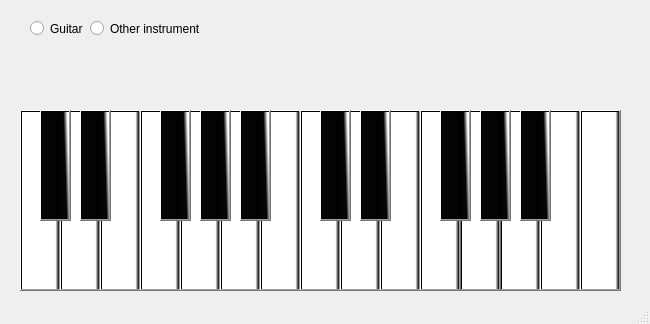
<?xml version="1.0" encoding="UTF-8"?>
<ui version="4.0">
 <class>MainWindow</class>
 <widget class="QMainWindow" name="MainWindow">
  <property name="geometry">
   <rect>
    <x>0</x>
    <y>0</y>
    <width>650</width>
    <height>324</height>
   </rect>
  </property>
  <property name="windowTitle">
   <string>MainWindow</string>
  </property>
  <widget class="QWidget" name="centralwidget">
   <widget class="QPushButton" name="c4">
    <property name="geometry">
     <rect>
      <x>20</x>
      <y>110</y>
      <width>41</width>
      <height>181</height>
     </rect>
    </property>
    <property name="sizePolicy">
     <sizepolicy hsizetype="Expanding" vsizetype="Expanding">
      <horstretch>0</horstretch>
      <verstretch>0</verstretch>
     </sizepolicy>
    </property>
    <property name="minimumSize">
     <size>
      <width>20</width>
      <height>20</height>
     </size>
    </property>
    <property name="styleSheet">
     <string notr="true">#c4{
background-color: rgb(242, 242, 242);
background-color: qlineargradient(spread:pad, x1:1, y1:0.711, x2:0.903455, y2:0.711, stop:0 rgba(0, 0, 0, 255), stop:1 rgba(255, 255, 255, 255));
}


#c4:pressed{
background-color: rgb(250, 250, 250);

}</string>
    </property>
    <property name="text">
     <string/>
    </property>
    <property name="shortcut">
     <string>A</string>
    </property>
   </widget>
   <widget class="QPushButton" name="d4">
    <property name="geometry">
     <rect>
      <x>60</x>
      <y>110</y>
      <width>41</width>
      <height>181</height>
     </rect>
    </property>
    <property name="sizePolicy">
     <sizepolicy hsizetype="Expanding" vsizetype="Expanding">
      <horstretch>0</horstretch>
      <verstretch>0</verstretch>
     </sizepolicy>
    </property>
    <property name="minimumSize">
     <size>
      <width>20</width>
      <height>20</height>
     </size>
    </property>
    <property name="styleSheet">
     <string notr="true">#d4{
background-color: rgb(242, 242, 242);
background-color: qlineargradient(spread:pad, x1:1, y1:0.711, x2:0.903455, y2:0.711, stop:0 rgba(0, 0, 0, 255), stop:1 rgba(255, 255, 255, 255));
}


#d4:pressed{
background-color: rgb(250, 250, 250);

}</string>
    </property>
    <property name="text">
     <string/>
    </property>
    <property name="shortcut">
     <string>S</string>
    </property>
   </widget>
   <widget class="QPushButton" name="c40">
    <property name="geometry">
     <rect>
      <x>40</x>
      <y>110</y>
      <width>31</width>
      <height>111</height>
     </rect>
    </property>
    <property name="sizePolicy">
     <sizepolicy hsizetype="Expanding" vsizetype="Expanding">
      <horstretch>0</horstretch>
      <verstretch>0</verstretch>
     </sizepolicy>
    </property>
    <property name="minimumSize">
     <size>
      <width>20</width>
      <height>20</height>
     </size>
    </property>
    <property name="styleSheet">
     <string notr="true">#c40{
background-color: rgb(0, 0, 0);
background-color: qlineargradient(spread:pad, x1:0.028, y1:0.619, x2:1, y2:0.494, stop:0.852273 rgba(0, 0, 0, 250), stop:1 rgba(255, 255, 255, 255));
}
#c40:pressed{
background-color: rgb(0, 0, 0);

	background-color: qlineargradient(spread:pad, x1:0.857955, y1:0.0170455, x2:1, y2:0, stop:0.125 rgba(0, 0, 0, 255), stop:0.977273 rgba(255, 255, 255, 255));

}
</string>
    </property>
    <property name="text">
     <string/>
    </property>
    <property name="shortcut">
     <string>Q</string>
    </property>
   </widget>
   <widget class="QPushButton" name="d40">
    <property name="geometry">
     <rect>
      <x>80</x>
      <y>110</y>
      <width>31</width>
      <height>111</height>
     </rect>
    </property>
    <property name="sizePolicy">
     <sizepolicy hsizetype="Expanding" vsizetype="Expanding">
      <horstretch>0</horstretch>
      <verstretch>0</verstretch>
     </sizepolicy>
    </property>
    <property name="minimumSize">
     <size>
      <width>20</width>
      <height>20</height>
     </size>
    </property>
    <property name="styleSheet">
     <string notr="true">#d40{
background-color: rgb(0, 0, 0);
background-color: qlineargradient(spread:pad, x1:0.028, y1:0.619, x2:1, y2:0.494, stop:0.852273 rgba(0, 0, 0, 250), stop:1 rgba(255, 255, 255, 255));
}
#d40:pressed{
background-color: rgb(0, 0, 0);

	background-color: qlineargradient(spread:pad, x1:0.857955, y1:0.0170455, x2:1, y2:0, stop:0.125 rgba(0, 0, 0, 255), stop:0.977273 rgba(255, 255, 255, 255));

}
</string>
    </property>
    <property name="text">
     <string/>
    </property>
    <property name="shortcut">
     <string>W</string>
    </property>
   </widget>
   <widget class="QPushButton" name="e4">
    <property name="geometry">
     <rect>
      <x>100</x>
      <y>110</y>
      <width>41</width>
      <height>181</height>
     </rect>
    </property>
    <property name="sizePolicy">
     <sizepolicy hsizetype="Expanding" vsizetype="Expanding">
      <horstretch>0</horstretch>
      <verstretch>0</verstretch>
     </sizepolicy>
    </property>
    <property name="minimumSize">
     <size>
      <width>20</width>
      <height>20</height>
     </size>
    </property>
    <property name="styleSheet">
     <string notr="true">#e4{
background-color: rgb(242, 242, 242);
background-color: qlineargradient(spread:pad, x1:1, y1:0.711, x2:0.903455, y2:0.711, stop:0 rgba(0, 0, 0, 255), stop:1 rgba(255, 255, 255, 255));
}


#e4:pressed{
background-color: rgb(250, 250, 250);

}</string>
    </property>
    <property name="text">
     <string/>
    </property>
    <property name="shortcut">
     <string>D</string>
    </property>
   </widget>
   <widget class="QPushButton" name="f4">
    <property name="geometry">
     <rect>
      <x>140</x>
      <y>110</y>
      <width>41</width>
      <height>181</height>
     </rect>
    </property>
    <property name="sizePolicy">
     <sizepolicy hsizetype="Expanding" vsizetype="Expanding">
      <horstretch>0</horstretch>
      <verstretch>0</verstretch>
     </sizepolicy>
    </property>
    <property name="minimumSize">
     <size>
      <width>20</width>
      <height>20</height>
     </size>
    </property>
    <property name="styleSheet">
     <string notr="true">#f4{
background-color: rgb(242, 242, 242);
background-color: qlineargradient(spread:pad, x1:1, y1:0.711, x2:0.903455, y2:0.711, stop:0 rgba(0, 0, 0, 255), stop:1 rgba(255, 255, 255, 255));
}


#f4:pressed{
background-color: rgb(250, 250, 250);

}</string>
    </property>
    <property name="text">
     <string/>
    </property>
    <property name="shortcut">
     <string>F</string>
    </property>
   </widget>
   <widget class="QPushButton" name="g4">
    <property name="geometry">
     <rect>
      <x>180</x>
      <y>110</y>
      <width>41</width>
      <height>181</height>
     </rect>
    </property>
    <property name="sizePolicy">
     <sizepolicy hsizetype="Expanding" vsizetype="Expanding">
      <horstretch>0</horstretch>
      <verstretch>0</verstretch>
     </sizepolicy>
    </property>
    <property name="minimumSize">
     <size>
      <width>20</width>
      <height>20</height>
     </size>
    </property>
    <property name="styleSheet">
     <string notr="true">#g4{
background-color: rgb(242, 242, 242);
background-color: qlineargradient(spread:pad, x1:1, y1:0.711, x2:0.903455, y2:0.711, stop:0 rgba(0, 0, 0, 255), stop:1 rgba(255, 255, 255, 255));
}


#g4:pressed{
background-color: rgb(250, 250, 250);

}</string>
    </property>
    <property name="text">
     <string/>
    </property>
    <property name="shortcut">
     <string>G</string>
    </property>
   </widget>
   <widget class="QPushButton" name="a4">
    <property name="geometry">
     <rect>
      <x>220</x>
      <y>110</y>
      <width>41</width>
      <height>181</height>
     </rect>
    </property>
    <property name="sizePolicy">
     <sizepolicy hsizetype="Expanding" vsizetype="Expanding">
      <horstretch>0</horstretch>
      <verstretch>0</verstretch>
     </sizepolicy>
    </property>
    <property name="minimumSize">
     <size>
      <width>20</width>
      <height>20</height>
     </size>
    </property>
    <property name="styleSheet">
     <string notr="true">#a4{
background-color: rgb(242, 242, 242);
background-color: qlineargradient(spread:pad, x1:1, y1:0.711, x2:0.903455, y2:0.711, stop:0 rgba(0, 0, 0, 255), stop:1 rgba(255, 255, 255, 255));
}


#a4:pressed{
background-color: rgb(250, 250, 250);

}</string>
    </property>
    <property name="text">
     <string/>
    </property>
    <property name="shortcut">
     <string>H</string>
    </property>
   </widget>
   <widget class="QPushButton" name="b4">
    <property name="geometry">
     <rect>
      <x>260</x>
      <y>110</y>
      <width>41</width>
      <height>181</height>
     </rect>
    </property>
    <property name="sizePolicy">
     <sizepolicy hsizetype="Expanding" vsizetype="Expanding">
      <horstretch>0</horstretch>
      <verstretch>0</verstretch>
     </sizepolicy>
    </property>
    <property name="minimumSize">
     <size>
      <width>20</width>
      <height>20</height>
     </size>
    </property>
    <property name="styleSheet">
     <string notr="true">#b4{
background-color: rgb(242, 242, 242);
background-color: qlineargradient(spread:pad, x1:1, y1:0.711, x2:0.903455, y2:0.711, stop:0 rgba(0, 0, 0, 255), stop:1 rgba(255, 255, 255, 255));
}


#b4:pressed{
background-color: rgb(250, 250, 250);

}</string>
    </property>
    <property name="text">
     <string/>
    </property>
    <property name="shortcut">
     <string>J</string>
    </property>
   </widget>
   <widget class="QPushButton" name="c5">
    <property name="geometry">
     <rect>
      <x>300</x>
      <y>110</y>
      <width>41</width>
      <height>181</height>
     </rect>
    </property>
    <property name="sizePolicy">
     <sizepolicy hsizetype="Expanding" vsizetype="Expanding">
      <horstretch>0</horstretch>
      <verstretch>0</verstretch>
     </sizepolicy>
    </property>
    <property name="minimumSize">
     <size>
      <width>20</width>
      <height>20</height>
     </size>
    </property>
    <property name="styleSheet">
     <string notr="true">#c5{
background-color: rgb(242, 242, 242);
background-color: qlineargradient(spread:pad, x1:1, y1:0.711, x2:0.903455, y2:0.711, stop:0 rgba(0, 0, 0, 255), stop:1 rgba(255, 255, 255, 255));
}


#c5:pressed{
background-color: rgb(250, 250, 250);

}</string>
    </property>
    <property name="text">
     <string/>
    </property>
    <property name="shortcut">
     <string>K</string>
    </property>
   </widget>
   <widget class="QPushButton" name="d5">
    <property name="geometry">
     <rect>
      <x>340</x>
      <y>110</y>
      <width>41</width>
      <height>181</height>
     </rect>
    </property>
    <property name="sizePolicy">
     <sizepolicy hsizetype="Expanding" vsizetype="Expanding">
      <horstretch>0</horstretch>
      <verstretch>0</verstretch>
     </sizepolicy>
    </property>
    <property name="minimumSize">
     <size>
      <width>20</width>
      <height>20</height>
     </size>
    </property>
    <property name="styleSheet">
     <string notr="true">#d5{
background-color: rgb(242, 242, 242);
background-color: qlineargradient(spread:pad, x1:1, y1:0.711, x2:0.903455, y2:0.711, stop:0 rgba(0, 0, 0, 255), stop:1 rgba(255, 255, 255, 255));
}


#d5:pressed{
background-color: rgb(250, 250, 250);

}</string>
    </property>
    <property name="text">
     <string/>
    </property>
    <property name="shortcut">
     <string>L</string>
    </property>
   </widget>
   <widget class="QPushButton" name="a5">
    <property name="geometry">
     <rect>
      <x>500</x>
      <y>110</y>
      <width>41</width>
      <height>181</height>
     </rect>
    </property>
    <property name="sizePolicy">
     <sizepolicy hsizetype="Expanding" vsizetype="Expanding">
      <horstretch>0</horstretch>
      <verstretch>0</verstretch>
     </sizepolicy>
    </property>
    <property name="minimumSize">
     <size>
      <width>20</width>
      <height>20</height>
     </size>
    </property>
    <property name="styleSheet">
     <string notr="true">#a5{
background-color: rgb(242, 242, 242);
background-color: qlineargradient(spread:pad, x1:1, y1:0.711, x2:0.903455, y2:0.711, stop:0 rgba(0, 0, 0, 255), stop:1 rgba(255, 255, 255, 255));
}


#a5:pressed{
background-color: rgb(250, 250, 250);

}</string>
    </property>
    <property name="text">
     <string/>
    </property>
    <property name="shortcut">
     <string>V</string>
    </property>
   </widget>
   <widget class="QPushButton" name="e5">
    <property name="geometry">
     <rect>
      <x>380</x>
      <y>110</y>
      <width>41</width>
      <height>181</height>
     </rect>
    </property>
    <property name="sizePolicy">
     <sizepolicy hsizetype="Expanding" vsizetype="Expanding">
      <horstretch>0</horstretch>
      <verstretch>0</verstretch>
     </sizepolicy>
    </property>
    <property name="minimumSize">
     <size>
      <width>20</width>
      <height>20</height>
     </size>
    </property>
    <property name="styleSheet">
     <string notr="true">#e5{
background-color: rgb(242, 242, 242);
background-color: qlineargradient(spread:pad, x1:1, y1:0.711, x2:0.903455, y2:0.711, stop:0 rgba(0, 0, 0, 255), stop:1 rgba(255, 255, 255, 255));
}


#e5:pressed{
background-color: rgb(250, 250, 250);

}</string>
    </property>
    <property name="text">
     <string/>
    </property>
    <property name="shortcut">
     <string>Z</string>
    </property>
   </widget>
   <widget class="QPushButton" name="g5">
    <property name="geometry">
     <rect>
      <x>460</x>
      <y>110</y>
      <width>41</width>
      <height>181</height>
     </rect>
    </property>
    <property name="sizePolicy">
     <sizepolicy hsizetype="Expanding" vsizetype="Expanding">
      <horstretch>0</horstretch>
      <verstretch>0</verstretch>
     </sizepolicy>
    </property>
    <property name="minimumSize">
     <size>
      <width>20</width>
      <height>20</height>
     </size>
    </property>
    <property name="styleSheet">
     <string notr="true">#g5{
background-color: rgb(242, 242, 242);
background-color: qlineargradient(spread:pad, x1:1, y1:0.711, x2:0.903455, y2:0.711, stop:0 rgba(0, 0, 0, 255), stop:1 rgba(255, 255, 255, 255));
}


#g5:pressed{
background-color: rgb(250, 250, 250);

}</string>
    </property>
    <property name="text">
     <string/>
    </property>
    <property name="shortcut">
     <string>C</string>
    </property>
   </widget>
   <widget class="QPushButton" name="f5">
    <property name="geometry">
     <rect>
      <x>420</x>
      <y>110</y>
      <width>41</width>
      <height>181</height>
     </rect>
    </property>
    <property name="sizePolicy">
     <sizepolicy hsizetype="Expanding" vsizetype="Expanding">
      <horstretch>0</horstretch>
      <verstretch>0</verstretch>
     </sizepolicy>
    </property>
    <property name="minimumSize">
     <size>
      <width>20</width>
      <height>20</height>
     </size>
    </property>
    <property name="styleSheet">
     <string notr="true">#f5{
background-color: rgb(242, 242, 242);
background-color: qlineargradient(spread:pad, x1:1, y1:0.711, x2:0.903455, y2:0.711, stop:0 rgba(0, 0, 0, 255), stop:1 rgba(255, 255, 255, 255));
}


#f5:pressed{
background-color: rgb(250, 250, 250);

}</string>
    </property>
    <property name="text">
     <string/>
    </property>
    <property name="shortcut">
     <string>X</string>
    </property>
   </widget>
   <widget class="QPushButton" name="b5">
    <property name="geometry">
     <rect>
      <x>540</x>
      <y>110</y>
      <width>41</width>
      <height>181</height>
     </rect>
    </property>
    <property name="sizePolicy">
     <sizepolicy hsizetype="Expanding" vsizetype="Expanding">
      <horstretch>0</horstretch>
      <verstretch>0</verstretch>
     </sizepolicy>
    </property>
    <property name="minimumSize">
     <size>
      <width>20</width>
      <height>20</height>
     </size>
    </property>
    <property name="styleSheet">
     <string notr="true">#b5{
background-color: rgb(242, 242, 242);
background-color: qlineargradient(spread:pad, x1:1, y1:0.711, x2:0.903455, y2:0.711, stop:0 rgba(0, 0, 0, 255), stop:1 rgba(255, 255, 255, 255));
}


#b5:pressed{
background-color: rgb(250, 250, 250);

}</string>
    </property>
    <property name="text">
     <string/>
    </property>
    <property name="shortcut">
     <string>B</string>
    </property>
   </widget>
   <widget class="QPushButton" name="c6">
    <property name="geometry">
     <rect>
      <x>580</x>
      <y>110</y>
      <width>41</width>
      <height>181</height>
     </rect>
    </property>
    <property name="sizePolicy">
     <sizepolicy hsizetype="Expanding" vsizetype="Expanding">
      <horstretch>0</horstretch>
      <verstretch>0</verstretch>
     </sizepolicy>
    </property>
    <property name="minimumSize">
     <size>
      <width>20</width>
      <height>20</height>
     </size>
    </property>
    <property name="styleSheet">
     <string notr="true">#c6{
background-color: rgb(242, 242, 242);
background-color: qlineargradient(spread:pad, x1:1, y1:0.711, x2:0.903455, y2:0.711, stop:0 rgba(0, 0, 0, 255), stop:1 rgba(255, 255, 255, 255));
}


#c6:pressed{
background-color: rgb(250, 250, 250);

}</string>
    </property>
    <property name="text">
     <string/>
    </property>
    <property name="shortcut">
     <string>N</string>
    </property>
   </widget>
   <widget class="QPushButton" name="f40">
    <property name="geometry">
     <rect>
      <x>160</x>
      <y>110</y>
      <width>31</width>
      <height>111</height>
     </rect>
    </property>
    <property name="sizePolicy">
     <sizepolicy hsizetype="Expanding" vsizetype="Expanding">
      <horstretch>0</horstretch>
      <verstretch>0</verstretch>
     </sizepolicy>
    </property>
    <property name="minimumSize">
     <size>
      <width>20</width>
      <height>20</height>
     </size>
    </property>
    <property name="styleSheet">
     <string notr="true">#f40{
background-color: rgb(0, 0, 0);
background-color: qlineargradient(spread:pad, x1:0.028, y1:0.619, x2:1, y2:0.494, stop:0.852273 rgba(0, 0, 0, 250), stop:1 rgba(255, 255, 255, 255));
}
#f40:pressed{
background-color: rgb(0, 0, 0);

	background-color: qlineargradient(spread:pad, x1:0.857955, y1:0.0170455, x2:1, y2:0, stop:0.125 rgba(0, 0, 0, 255), stop:0.977273 rgba(255, 255, 255, 255));

}
</string>
    </property>
    <property name="text">
     <string/>
    </property>
    <property name="shortcut">
     <string>E</string>
    </property>
   </widget>
   <widget class="QPushButton" name="g40">
    <property name="geometry">
     <rect>
      <x>200</x>
      <y>110</y>
      <width>31</width>
      <height>111</height>
     </rect>
    </property>
    <property name="sizePolicy">
     <sizepolicy hsizetype="Expanding" vsizetype="Expanding">
      <horstretch>0</horstretch>
      <verstretch>0</verstretch>
     </sizepolicy>
    </property>
    <property name="minimumSize">
     <size>
      <width>20</width>
      <height>20</height>
     </size>
    </property>
    <property name="styleSheet">
     <string notr="true">#g40{
background-color: rgb(0, 0, 0);
background-color: qlineargradient(spread:pad, x1:0.028, y1:0.619, x2:1, y2:0.494, stop:0.852273 rgba(0, 0, 0, 250), stop:1 rgba(255, 255, 255, 255));
}
#g40:pressed{
background-color: rgb(0, 0, 0);

	background-color: qlineargradient(spread:pad, x1:0.857955, y1:0.0170455, x2:1, y2:0, stop:0.125 rgba(0, 0, 0, 255), stop:0.977273 rgba(255, 255, 255, 255));

}
</string>
    </property>
    <property name="text">
     <string/>
    </property>
    <property name="shortcut">
     <string>R</string>
    </property>
   </widget>
   <widget class="QPushButton" name="a40">
    <property name="geometry">
     <rect>
      <x>240</x>
      <y>110</y>
      <width>31</width>
      <height>111</height>
     </rect>
    </property>
    <property name="sizePolicy">
     <sizepolicy hsizetype="Expanding" vsizetype="Expanding">
      <horstretch>0</horstretch>
      <verstretch>0</verstretch>
     </sizepolicy>
    </property>
    <property name="minimumSize">
     <size>
      <width>20</width>
      <height>20</height>
     </size>
    </property>
    <property name="styleSheet">
     <string notr="true">#a40{
background-color: rgb(0, 0, 0);
background-color: qlineargradient(spread:pad, x1:0.028, y1:0.619, x2:1, y2:0.494, stop:0.852273 rgba(0, 0, 0, 250), stop:1 rgba(255, 255, 255, 255));
}
#a40:pressed{
background-color: rgb(0, 0, 0);

	background-color: qlineargradient(spread:pad, x1:0.857955, y1:0.0170455, x2:1, y2:0, stop:0.125 rgba(0, 0, 0, 255), stop:0.977273 rgba(255, 255, 255, 255));

}
</string>
    </property>
    <property name="text">
     <string/>
    </property>
    <property name="shortcut">
     <string>T</string>
    </property>
   </widget>
   <widget class="QPushButton" name="c50">
    <property name="geometry">
     <rect>
      <x>320</x>
      <y>110</y>
      <width>31</width>
      <height>111</height>
     </rect>
    </property>
    <property name="sizePolicy">
     <sizepolicy hsizetype="Expanding" vsizetype="Expanding">
      <horstretch>0</horstretch>
      <verstretch>0</verstretch>
     </sizepolicy>
    </property>
    <property name="minimumSize">
     <size>
      <width>20</width>
      <height>20</height>
     </size>
    </property>
    <property name="styleSheet">
     <string notr="true">#c50{
background-color: rgb(0, 0, 0);
background-color: qlineargradient(spread:pad, x1:0.028, y1:0.619, x2:1, y2:0.494, stop:0.852273 rgba(0, 0, 0, 250), stop:1 rgba(255, 255, 255, 255));
}
#c50:pressed{
background-color: rgb(0, 0, 0);

	background-color: qlineargradient(spread:pad, x1:0.857955, y1:0.0170455, x2:1, y2:0, stop:0.125 rgba(0, 0, 0, 255), stop:0.977273 rgba(255, 255, 255, 255));

}
</string>
    </property>
    <property name="text">
     <string/>
    </property>
    <property name="shortcut">
     <string>Y</string>
    </property>
   </widget>
   <widget class="QPushButton" name="d50">
    <property name="geometry">
     <rect>
      <x>360</x>
      <y>110</y>
      <width>31</width>
      <height>111</height>
     </rect>
    </property>
    <property name="sizePolicy">
     <sizepolicy hsizetype="Expanding" vsizetype="Expanding">
      <horstretch>0</horstretch>
      <verstretch>0</verstretch>
     </sizepolicy>
    </property>
    <property name="minimumSize">
     <size>
      <width>20</width>
      <height>20</height>
     </size>
    </property>
    <property name="styleSheet">
     <string notr="true">#d50{
background-color: rgb(0, 0, 0);
background-color: qlineargradient(spread:pad, x1:0.028, y1:0.619, x2:1, y2:0.494, stop:0.852273 rgba(0, 0, 0, 250), stop:1 rgba(255, 255, 255, 255));
}
#d50:pressed{
background-color: rgb(0, 0, 0);

	background-color: qlineargradient(spread:pad, x1:0.857955, y1:0.0170455, x2:1, y2:0, stop:0.125 rgba(0, 0, 0, 255), stop:0.977273 rgba(255, 255, 255, 255));

}
</string>
    </property>
    <property name="text">
     <string/>
    </property>
    <property name="shortcut">
     <string>U</string>
    </property>
   </widget>
   <widget class="QPushButton" name="f50">
    <property name="geometry">
     <rect>
      <x>440</x>
      <y>110</y>
      <width>31</width>
      <height>111</height>
     </rect>
    </property>
    <property name="sizePolicy">
     <sizepolicy hsizetype="Expanding" vsizetype="Expanding">
      <horstretch>0</horstretch>
      <verstretch>0</verstretch>
     </sizepolicy>
    </property>
    <property name="minimumSize">
     <size>
      <width>20</width>
      <height>20</height>
     </size>
    </property>
    <property name="styleSheet">
     <string notr="true">#f50{
background-color: rgb(0, 0, 0);
background-color: qlineargradient(spread:pad, x1:0.028, y1:0.619, x2:1, y2:0.494, stop:0.852273 rgba(0, 0, 0, 250), stop:1 rgba(255, 255, 255, 255));
}
#f50:pressed{
background-color: rgb(0, 0, 0);

	background-color: qlineargradient(spread:pad, x1:0.857955, y1:0.0170455, x2:1, y2:0, stop:0.125 rgba(0, 0, 0, 255), stop:0.977273 rgba(255, 255, 255, 255));

}
</string>
    </property>
    <property name="text">
     <string/>
    </property>
    <property name="shortcut">
     <string>I</string>
    </property>
   </widget>
   <widget class="QPushButton" name="g50">
    <property name="geometry">
     <rect>
      <x>480</x>
      <y>110</y>
      <width>31</width>
      <height>111</height>
     </rect>
    </property>
    <property name="sizePolicy">
     <sizepolicy hsizetype="Expanding" vsizetype="Expanding">
      <horstretch>0</horstretch>
      <verstretch>0</verstretch>
     </sizepolicy>
    </property>
    <property name="minimumSize">
     <size>
      <width>20</width>
      <height>20</height>
     </size>
    </property>
    <property name="styleSheet">
     <string notr="true">#g50{
background-color: rgb(0, 0, 0);
background-color: qlineargradient(spread:pad, x1:0.028, y1:0.619, x2:1, y2:0.494, stop:0.852273 rgba(0, 0, 0, 250), stop:1 rgba(255, 255, 255, 255));
}
#g50:pressed{
background-color: rgb(0, 0, 0);

	background-color: qlineargradient(spread:pad, x1:0.857955, y1:0.0170455, x2:1, y2:0, stop:0.125 rgba(0, 0, 0, 255), stop:0.977273 rgba(255, 255, 255, 255));

}
</string>
    </property>
    <property name="text">
     <string/>
    </property>
    <property name="shortcut">
     <string>O</string>
    </property>
   </widget>
   <widget class="QPushButton" name="a50">
    <property name="geometry">
     <rect>
      <x>520</x>
      <y>110</y>
      <width>31</width>
      <height>111</height>
     </rect>
    </property>
    <property name="sizePolicy">
     <sizepolicy hsizetype="Expanding" vsizetype="Expanding">
      <horstretch>0</horstretch>
      <verstretch>0</verstretch>
     </sizepolicy>
    </property>
    <property name="minimumSize">
     <size>
      <width>20</width>
      <height>20</height>
     </size>
    </property>
    <property name="styleSheet">
     <string notr="true">#a50{
background-color: rgb(0, 0, 0);
background-color: qlineargradient(spread:pad, x1:0.028, y1:0.619, x2:1, y2:0.494, stop:0.852273 rgba(0, 0, 0, 250), stop:1 rgba(255, 255, 255, 255));
}
#a50:pressed{
background-color: rgb(0, 0, 0);

	background-color: qlineargradient(spread:pad, x1:0.857955, y1:0.0170455, x2:1, y2:0, stop:0.125 rgba(0, 0, 0, 255), stop:0.977273 rgba(255, 255, 255, 255));

}
</string>
    </property>
    <property name="text">
     <string/>
    </property>
    <property name="shortcut">
     <string>P</string>
    </property>
   </widget>
   <widget class="QRadioButton" name="radioButton">
    <property name="geometry">
     <rect>
      <x>30</x>
      <y>20</y>
      <width>82</width>
      <height>17</height>
     </rect>
    </property>
    <property name="text">
     <string>Guitar</string>
    </property>
   </widget>
   <widget class="QRadioButton" name="radioButton_2">
    <property name="geometry">
     <rect>
      <x>90</x>
      <y>20</y>
      <width>111</width>
      <height>17</height>
     </rect>
    </property>
    <property name="text">
     <string>Other instrument</string>
    </property>
   </widget>
   <zorder>c4</zorder>
   <zorder>d4</zorder>
   <zorder>c40</zorder>
   <zorder>e4</zorder>
   <zorder>f4</zorder>
   <zorder>d40</zorder>
   <zorder>g4</zorder>
   <zorder>a4</zorder>
   <zorder>b4</zorder>
   <zorder>c5</zorder>
   <zorder>d5</zorder>
   <zorder>a5</zorder>
   <zorder>e5</zorder>
   <zorder>g5</zorder>
   <zorder>f5</zorder>
   <zorder>b5</zorder>
   <zorder>c6</zorder>
   <zorder>f40</zorder>
   <zorder>g40</zorder>
   <zorder>a40</zorder>
   <zorder>c50</zorder>
   <zorder>d50</zorder>
   <zorder>f50</zorder>
   <zorder>g50</zorder>
   <zorder>a50</zorder>
   <zorder>radioButton</zorder>
   <zorder>radioButton_2</zorder>
  </widget>
  <widget class="QStatusBar" name="statusbar"/>
 </widget>
 <resources/>
 <connections/>
</ui>
